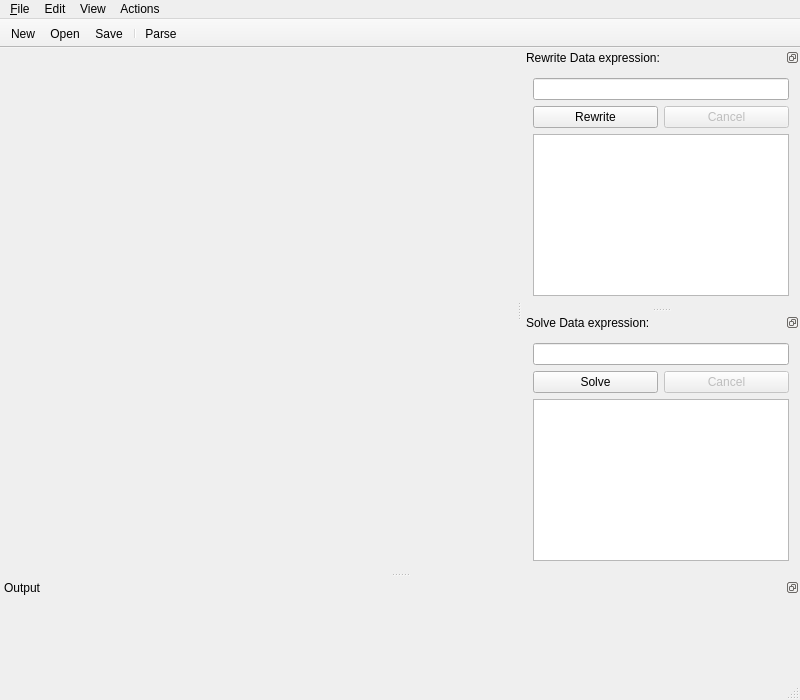
<?xml version="1.0" encoding="UTF-8"?>
<ui version="4.0">
 <class>MainWindow</class>
 <widget class="QMainWindow" name="MainWindow">
  <property name="geometry">
   <rect>
    <x>0</x>
    <y>0</y>
    <width>800</width>
    <height>700</height>
   </rect>
  </property>
  <property name="minimumSize">
   <size>
    <width>800</width>
    <height>700</height>
   </size>
  </property>
  <property name="windowTitle">
   <string>mCRL2xi</string>
  </property>
  <property name="windowIcon">
   <iconset resource="mcrl2xi.qrc">
    <normaloff>:/mcrl2xi/icons/mcrl2xi.ico</normaloff>:/mcrl2xi/icons/mcrl2xi.ico</iconset>
  </property>
  <widget class="QWidget" name="centralWidget">
   <layout class="QHBoxLayout" name="horizontalLayout">
    <property name="margin">
     <number>0</number>
    </property>
    <item>
     <widget class="DocumentManager" name="documentManager" native="true"/>
    </item>
   </layout>
  </widget>
  <widget class="QMenuBar" name="mnuMain">
   <property name="geometry">
    <rect>
     <x>0</x>
     <y>0</y>
     <width>800</width>
     <height>22</height>
    </rect>
   </property>
   <widget class="QMenu" name="mnuFile">
    <property name="title">
     <string>&amp;File</string>
    </property>
    <addaction name="actionNew"/>
    <addaction name="actionOpen"/>
    <addaction name="actionSave"/>
    <addaction name="actionSave_As"/>
    <addaction name="separator"/>
    <addaction name="actionExit"/>
   </widget>
   <widget class="QMenu" name="menu_Tools">
    <property name="title">
     <string>Edit</string>
    </property>
    <addaction name="actionUndo"/>
    <addaction name="actionRedo"/>
    <addaction name="separator"/>
    <addaction name="actionCut"/>
    <addaction name="actionCopy"/>
    <addaction name="actionPaste"/>
    <addaction name="actionDelete"/>
    <addaction name="separator"/>
    <addaction name="actionSelect_All"/>
    <addaction name="separator"/>
    <addaction name="actionFind"/>
    <addaction name="actionZoom_in"/>
    <addaction name="actionZoom_out"/>
    <addaction name="actionReset_zoom"/>
   </widget>
   <widget class="QMenu" name="menuView">
    <property name="title">
     <string>View</string>
    </property>
    <addaction name="actionWrap_mode"/>
    <addaction name="actionReset_perspective"/>
    <addaction name="separator"/>
    <addaction name="actionRewriter"/>
    <addaction name="actionSolver"/>
    <addaction name="actionOutput"/>
   </widget>
   <widget class="QMenu" name="menuActions">
    <property name="title">
     <string>Actions</string>
    </property>
    <addaction name="actionParse"/>
    <addaction name="actionRewrite"/>
    <addaction name="actionSolve"/>
   </widget>
   <addaction name="mnuFile"/>
   <addaction name="menu_Tools"/>
   <addaction name="menuView"/>
   <addaction name="menuActions"/>
  </widget>
  <widget class="QStatusBar" name="statusBar"/>
  <widget class="QDockWidget" name="dockRewriter">
   <property name="minimumSize">
    <size>
     <width>252</width>
     <height>236</height>
    </size>
   </property>
   <property name="features">
    <set>QDockWidget::DockWidgetFloatable|QDockWidget::DockWidgetMovable</set>
   </property>
   <property name="windowTitle">
    <string>Rewrite Data expression:</string>
   </property>
   <attribute name="dockWidgetArea">
    <number>2</number>
   </attribute>
   <widget class="QWidget" name="dockWidgetRewriter">
    <layout class="QVBoxLayout" name="verticalLayout">
     <item>
      <widget class="QLineEdit" name="editRewriteExpr"/>
     </item>
     <item>
      <layout class="QHBoxLayout" name="horizontalLayout_3">
       <property name="sizeConstraint">
        <enum>QLayout::SetMinimumSize</enum>
       </property>
       <item>
        <widget class="QPushButton" name="buttonRewrite">
         <property name="text">
          <string>Rewrite</string>
         </property>
        </widget>
       </item>
       <item>
        <widget class="QPushButton" name="buttonRewriteAbort">
         <property name="enabled">
          <bool>false</bool>
         </property>
         <property name="text">
          <string>Cancel</string>
         </property>
        </widget>
       </item>
      </layout>
     </item>
     <item>
      <widget class="QPlainTextEdit" name="editRewriteOutput">
       <property name="lineWrapMode">
        <enum>QPlainTextEdit::NoWrap</enum>
       </property>
       <property name="readOnly">
        <bool>true</bool>
       </property>
      </widget>
     </item>
    </layout>
   </widget>
  </widget>
  <widget class="QDockWidget" name="dockSolver">
   <property name="minimumSize">
    <size>
     <width>200</width>
     <height>206</height>
    </size>
   </property>
   <property name="features">
    <set>QDockWidget::DockWidgetFloatable|QDockWidget::DockWidgetMovable</set>
   </property>
   <property name="windowTitle">
    <string>Solve Data expression:</string>
   </property>
   <attribute name="dockWidgetArea">
    <number>2</number>
   </attribute>
   <widget class="QWidget" name="dockWidgetSolver">
    <layout class="QVBoxLayout" name="verticalLayout_4">
     <item>
      <widget class="QLineEdit" name="editSolveExpr"/>
     </item>
     <item>
      <layout class="QHBoxLayout" name="horizontalLayout_2">
       <item>
        <widget class="QPushButton" name="buttonSolve">
         <property name="text">
          <string>Solve</string>
         </property>
        </widget>
       </item>
       <item>
        <widget class="QPushButton" name="buttonSolveAbort">
         <property name="enabled">
          <bool>false</bool>
         </property>
         <property name="text">
          <string>Cancel</string>
         </property>
        </widget>
       </item>
      </layout>
     </item>
     <item>
      <widget class="QPlainTextEdit" name="editSolveOutput">
       <property name="autoFillBackground">
        <bool>false</bool>
       </property>
       <property name="undoRedoEnabled">
        <bool>false</bool>
       </property>
       <property name="lineWrapMode">
        <enum>QPlainTextEdit::NoWrap</enum>
       </property>
       <property name="readOnly">
        <bool>true</bool>
       </property>
       <property name="backgroundVisible">
        <bool>false</bool>
       </property>
      </widget>
     </item>
    </layout>
   </widget>
  </widget>
  <widget class="QDockWidget" name="dockOutput">
   <property name="minimumSize">
    <size>
     <width>200</width>
     <height>100</height>
    </size>
   </property>
   <property name="features">
    <set>QDockWidget::DockWidgetFloatable|QDockWidget::DockWidgetMovable</set>
   </property>
   <property name="windowTitle">
    <string>Output</string>
   </property>
   <attribute name="dockWidgetArea">
    <number>8</number>
   </attribute>
   <widget class="mcrl2::gui::qt::LogWidget" name="dockWidgetOutput"/>
  </widget>
  <widget class="QToolBar" name="toolBar">
   <property name="windowTitle">
    <string>toolBar</string>
   </property>
   <property name="movable">
    <bool>false</bool>
   </property>
   <attribute name="toolBarArea">
    <enum>TopToolBarArea</enum>
   </attribute>
   <attribute name="toolBarBreak">
    <bool>false</bool>
   </attribute>
   <addaction name="actionNew"/>
   <addaction name="actionOpen"/>
   <addaction name="actionSave"/>
   <addaction name="separator"/>
   <addaction name="actionParse"/>
  </widget>
  <action name="actionOpen">
   <property name="icon">
    <iconset theme=":/document-open" resource="icons/icons.qrc">
     :/document-open.png
    </iconset>
   </property>
   <property name="text">
    <string>&amp;Open</string>
   </property>
   <property name="toolTip">
    <string>Open File</string>
   </property>
   <property name="shortcut">
    <string>Ctrl+O</string>
   </property>
  </action>
  <action name="actionNew">
   <property name="icon">
    <iconset theme=":/document-new" resource="icons/icons.qrc">
     :/document-new.png
    </iconset>
   </property>
   <property name="text">
    <string>&amp;New</string>
   </property>
   <property name="toolTip">
    <string>New File</string>
   </property>
   <property name="shortcut">
    <string>Ctrl+N</string>
   </property>
  </action>
  <action name="actionSave">
   <property name="icon">
    <iconset theme=":/document-save" resource="icons/icons.qrc">
     :/document-save.png
    </iconset>
   </property>
   <property name="text">
    <string>&amp;Save</string>
   </property>
   <property name="toolTip">
    <string>Save File</string>
   </property>
   <property name="shortcut">
    <string>Ctrl+S</string>
   </property>
  </action>
  <action name="actionSave_As">
   <property name="text">
    <string>Save As</string>
   </property>
   <property name="toolTip">
    <string>Save File As</string>
   </property>
   <property name="shortcut">
    <string>Ctrl+Shift+S</string>
   </property>
  </action>
  <action name="actionExit">
   <property name="text">
    <string>E&amp;xit</string>
   </property>
   <property name="shortcut">
    <string>Alt+F4</string>
   </property>
  </action>
  <action name="actionUndo">
   <property name="text">
    <string>&amp;Undo</string>
   </property>
   <property name="shortcut">
    <string>Ctrl+Z</string>
   </property>
  </action>
  <action name="actionRedo">
   <property name="text">
    <string>&amp;Redo</string>
   </property>
   <property name="shortcut">
    <string>Ctrl+Y</string>
   </property>
  </action>
  <action name="actionCut">
   <property name="text">
    <string>Cu&amp;t</string>
   </property>
   <property name="shortcut">
    <string>Ctrl+X</string>
   </property>
  </action>
  <action name="actionCopy">
   <property name="text">
    <string>&amp;Copy</string>
   </property>
   <property name="shortcut">
    <string>Ctrl+C</string>
   </property>
  </action>
  <action name="actionPaste">
   <property name="text">
    <string>&amp;Paste</string>
   </property>
   <property name="shortcut">
    <string>Ctrl+V</string>
   </property>
  </action>
  <action name="actionDelete">
   <property name="text">
    <string>&amp;Delete</string>
   </property>
   <property name="shortcut">
    <string>Del</string>
   </property>
  </action>
  <action name="actionSelect_All">
   <property name="text">
    <string>Select All</string>
   </property>
   <property name="shortcut">
    <string>Ctrl+A</string>
   </property>
  </action>
  <action name="actionReset_perspective">
   <property name="text">
    <string>Reset perspective</string>
   </property>
  </action>
  <action name="actionFind">
   <property name="text">
    <string>Find</string>
   </property>
   <property name="shortcut">
    <string>Ctrl+F</string>
   </property>
  </action>
  <action name="actionWrap_mode">
   <property name="checkable">
    <bool>true</bool>
   </property>
   <property name="text">
    <string>Enable wrapping</string>
   </property>
   <property name="shortcut">
    <string>Ctrl+U</string>
   </property>
  </action>
  <action name="actionRewrite">
   <property name="text">
    <string>Rewrite</string>
   </property>
   <property name="shortcut">
    <string>Ctrl+R</string>
   </property>
  </action>
  <action name="actionSolve">
   <property name="text">
    <string>Solve</string>
   </property>
   <property name="shortcut">
    <string>Ctrl+T</string>
   </property>
  </action>
  <action name="actionParse">
   <property name="text">
    <string>Parse</string>
   </property>
   <property name="shortcut">
    <string>Ctrl+E</string>
   </property>
  </action>
  <action name="actionRewriter">
   <property name="checkable">
    <bool>true</bool>
   </property>
   <property name="text">
    <string>Rewriter</string>
   </property>
  </action>
  <action name="actionSolver">
   <property name="checkable">
    <bool>true</bool>
   </property>
   <property name="text">
    <string>Solver</string>
   </property>
  </action>
  <action name="actionOutput">
   <property name="checkable">
    <bool>true</bool>
   </property>
   <property name="text">
    <string>mCRL2 Output</string>
   </property>
  </action>
  <action name="actionZoom_in">
   <property name="text">
    <string>Zoom in</string>
   </property>
   <property name="shortcut">
    <string>Ctrl++</string>
   </property>
   <property name="shortcutContext">
    <enum>Qt::WindowShortcut</enum>
   </property>
  </action>
  <action name="actionZoom_out">
   <property name="text">
    <string>Zoom out</string>
   </property>
   <property name="shortcut">
    <string>Ctrl+-</string>
   </property>
  </action>
  <action name="actionReset_zoom">
   <property name="text">
    <string>Reset zoom</string>
   </property>
   <property name="shortcut">
    <string>Ctrl+0</string>
   </property>
  </action>
  <addaction name="actionSave_As"/>
  <addaction name="actionRedo"/>
  <addaction name="actionFind"/>
  <addaction name="actionZoom_in"/>
  <addaction name="actionZoom_out"/>
  <addaction name="actionWrap_mode"/>
  <addaction name="actionParse"/>
  <addaction name="actionRewrite"/>
  <addaction name="actionSolve"/>
 </widget>
 <layoutdefault spacing="6" margin="11"/>
 <customwidgets>
  <customwidget>
   <class>mcrl2::gui::qt::LogWidget</class>
   <extends>QWidget</extends>
   <header>mcrl2/gui/logwidget.h</header>
  </customwidget>
  <customwidget>
   <class>DocumentManager</class>
   <extends>QWidget</extends>
   <header>documentmanager.h</header>
   <container>1</container>
  </customwidget>
 </customwidgets>
 <resources>
  <include location="mcrl2xi.qrc"/>
  <include location="icons/icons.qrc"/>
 </resources>
 <connections/>
 <slots>
  <slot>onResetClicked()</slot>
  <slot>onTimer()</slot>
  <slot>onWidgetResized(float,float)</slot>
 </slots>
</ui>
